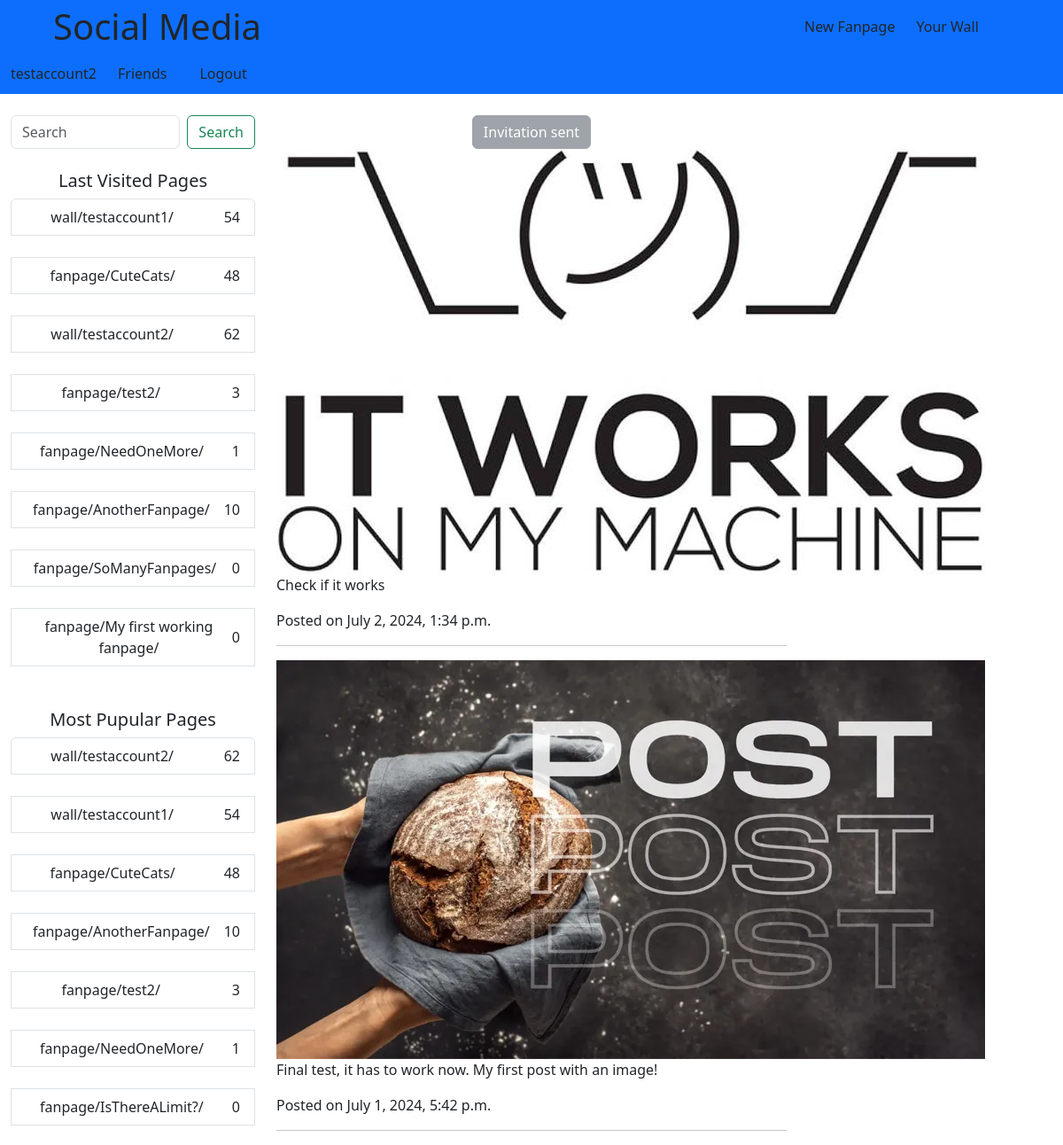
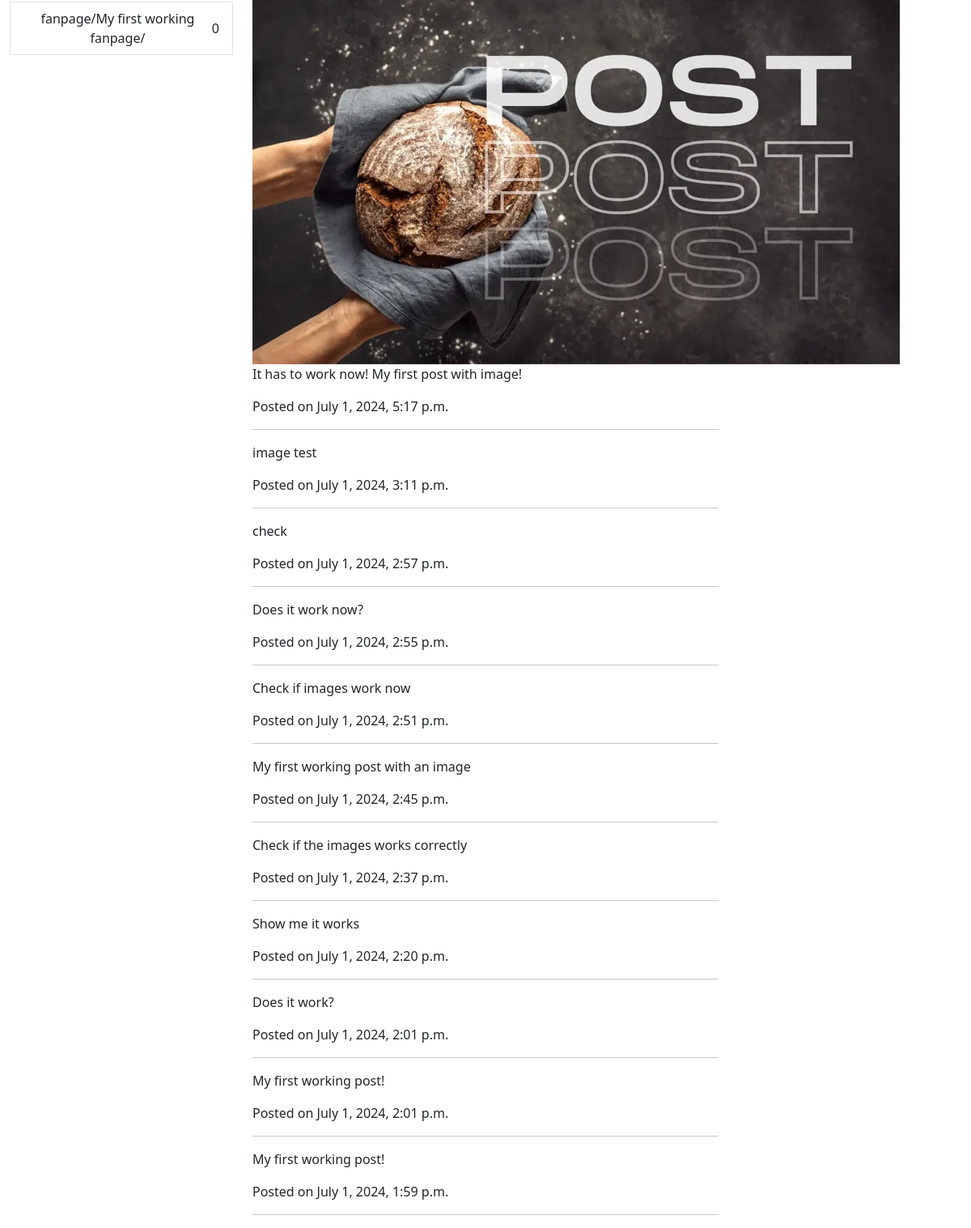
Page /wall/testaccount1/ (signed in) on the committed database (2 pictures, top to bottom).
### Sites/models.py (models this page shows, shortened)
class Post(models.Model):
    wall = models.ForeignKey(UserWall, on_delete=models.CASCADE, related_name="posts", null=True, blank=True)
    fanpage = models.ForeignKey(Fanpage, on_delete=models.CASCADE, related_name="posts", null=True, blank=True)
    content = models.TextField()
    created_at = models.DateTimeField(auto_now_add=True)
    image = models.FileField(upload_to="post_images", blank=True)

### Sites/views.py (the view)
# urls.py: path("wall/<str:username>/", views.UserWall_view, name="userwall"),
def UserWall_view(request, username):
    user = get_object_or_404(User, username=username)
    if user.is_authenticated:
        user.wall.views += 1
        user.wall.save()
        last_visited, _ = LastVisited.objects.get_or_create(user=request.user)
        last_visited.update_last_visited(f"wall/{user.username}/")
        visited_with_counts = get_visited_with_counts(request.user)
        posts = user.wall.posts.all().order_by("-created_at")
        friends = Friendship.get_friends(request.user)
        sent_invitations = Friendship.get_sent_invitations(request.user)
        received_invitations = Friendship.get_received_invitations(request.user)
        return render(request, "Sites/userwall.html", {"user":user, "posts":posts, "last_visited":visited_with_counts, "request":request, "friends":friends, "sent_invitations":sent_invitations, "received_invitations":received_invitations})
    else:
        return redirect("login")

### Sites/context_processors.py (called while the page is built)
def most_popular_pages(request):
    walls = UserWall.objects.annotate(
        url = Concat(Value("wall/"), F("user__username"), Value("/"), output_field=CharField())
        ).values("views", "url")
    fanpages = Fanpage.objects.annotate(
        url = Concat(Value("fanpage/"), F("fanpage_name"), Value("/"), output_field=CharField())
    )
    most_popular = walls.union(fanpages).order_by("-views")[:8]
    return {"most_popular" : most_popular}

### Sites/models.py (called while the page is built)
    def update_last_visited(self, url):
        if url in self.last_visited:
            self.last_visited.remove(url)
        self.last_visited.insert(0, url)
        if len(self.last_visited) > 8:
            self.last_visited.pop()
        self.save()

    @classmethod
    def get_friends(self, user):
        friendships = self.objects.filter(Q(sender=user, status=self.ACCEPTED) | Q(receiver=user, status=self.ACCEPTED))
        friends = []
        for friendship in friendships.order_by("-last_action"):
            friends.append(friendship.sender if friendship.receiver==user else friendship.receiver)
        return friends

    @classmethod
    def get_sent_invitations(self, user):
        friendships = self.objects.filter(sender=user, status=self.PENDING)
        sent_invitations = []
        for invitation in friendships.order_by("-last_action"):
            sent_invitations.append(invitation.receiver)
        return sent_invitations

    @classmethod
    def get_received_invitations(self, user):
        friendships = self.objects.filter(receiver=user, status=self.PENDING)
        received_invitations = []
        for invitation in friendships.order_by("-last_action"):
            received_invitations.append(invitation.sender)
        return received_invitations

### Sites/views.py (called while the page is built)
def get_visited_with_counts(user):
    last_visited, _ = LastVisited.objects.get_or_create(user=user)
    visited_with_counts = []
    for url in last_visited.last_visited:
        if url.startswith("wall/"):
            username = url.split("/")[1]
            wall = get_object_or_404(UserWall, user__username=username)
            visited_with_counts.append({"url":url, "views":wall.views})
        elif url.startswith("fanpage/"):
            fanpage_name = url.split("/")[1]
            fanpage = get_object_or_404(Fanpage, fanpage_name=fanpage_name)
            visited_with_counts.append({"url":url, "views":fanpage.views})
    return visited_with_counts

### Sites/templates/Sites/userwall.html (shortened to what this page needs)
{% extends "base.html" %} {% block content %}
<br />
<div class="text-center">
  {% if user == request.user %}
  <a
    href="{% url 'create_wall_post' username=request.user.username %}"
    class="text-decoration-none text-dark">
    Create New Post
  </a>
  {% elif user in sent_invitations %}
  <button class="btn btn-secondary" disabled>Invitation sent</button>
  {% endif %}
</div>
{% for post in posts %} {% if post.image %}
<img src="{{ post.image.url }}" alt="Post Imagae" />
{% endif %}
<p>{{ post.content }}</p>
<p>Posted on {{ post.created_at }}</p>
<hr />
{% endfor %} {% endblock %}

### templates/base.html (shortened to what this page needs)
<!DOCTYPE html>
<html lang="en">
  <head>
    <link
      href="https://cdn.jsdelivr.net/npm/bootstrap@5.3.2/dist/css/bootstrap.min.css"
      rel="stylesheet"
 />
  </head>
  <body>
    <div class="container-fluid bg-primary m-0">
      <div class="row align-items-center">
        <div class="col-8 fs-1 mx-5 mb-1">Social Media</div>
        {% if user.is_authenticated %}
        <div class="col-auto mb-1"><a href="{% url 'create_fanpage' %}" class="text-decoration-none text-dark">New Fanpage</a></div>
        <div class="col-auto mb-1"><a href="{% url 'userwall' username=request.user.username %}" class="text-decoration-none text-dark">Your Wall</a></div>
        <div class="col-auto mb-1"><a href="{% url 'user_details' %}" class="text-decoration-none text-dark">{{ request.user.username }}</a></div>
        <div class="col-auto mb-1"><a href="{% url 'friends_details' %}" class="text-decoration-none text-dark">Friends</a></div>
        <div class="col-auto mb-1">
          <form action="{% url 'logout' %}" method="post">
            <button type="submit" class="btn btn-link text-decoration-none text-dark">Logout</button>
          </form>
        </div>
        {% endif %}
      </div>
    </div>
    <div class="container-fluid">
      <div class="row">
        <div class="col-3">
          {% if user.is_authenticated %}
          <br>
          <form class="d-flex mb-4" role="search" method="GET" action="{% url 'search' %}">
            <input class="form-control me-2" type="search" placeholder="Search" aria-label="Search" name="query">
            <button class="btn btn-outline-success" type="submit">Search</button>
          </form>
          <div class="text-center"><h5>Last Visited Pages</h5>
            <div class="list-group">
              {% for item in last_visited %}
              {% with item.url|urlencode as encoded_url %}
              {% with "http://127.0.0.1:8000/"|add:encoded_url as absolute_url %}
              <a href="{{ absolute_url }}" class="list-group-item list-group-item-action d-flex justify-content-between align-items-center">
                <span class="mx-auto">{{ item.url }}</span>
                <span class="text-right text-sm align-self-center" style="margin-left: auto">{{item.views}}</span></a>
              <br>
              {% endwith %}
              {% endwith %}
              {% endfor %}
            </div>
          </div>
          <br>
          <div class="text-center"><h5>Most Pupular Pages</h5>
            <div class="list-group">
              {% for page in most_popular %}
              {% with page.url|urlencode as encoded_url %}
              {% with "http://127.0.0.1:8000/"|add:encoded_url as absolute_url %}
              <a href="{{ absolute_url }}" class="list-group-item list-group-item-action d-flex justify-content-between align-items-center">
                <span class="mx-auto">{{ page.url }}</span>
                <span class="text-right text-sm align-self-center" style="margin-left: auto">{{page.views}}</span></a>
              <br>
              {% endwith %}
              {% endwith %}
              {% endfor %}
            </div>
          </div>
        {% endif %}
        </div>
        <div class="col-6">
            {% block content %}{% endblock %}
        </div>
        <div class="col-3"></div>
      </div>
    </div>
  </body>
</html>

### rows in the picture
Post: image (picture), content "Check if it works", created_at "July 2, 2024, 1:34 p.m."
Post: image (picture), content "Final test, it has to work now. My first post with an image!", created_at "July 1, 2024, 5:42 p.m."
Post: image (picture), content "It has to work now! My first post with image!", created_at "July 1, 2024, 5:17 p.m."
Post: content "image test", created_at "July 1, 2024, 3:11 p.m."
Post: content "check", created_at "July 1, 2024, 2:57 p.m."
Post: content "Does it work now?", created_at "July 1, 2024, 2:55 p.m."
Post: content "Check if images work now", created_at "July 1, 2024, 2:51 p.m."
Post: content "My first working post with an image", created_at "July 1, 2024, 2:45 p.m."
Post: content "Check if the images works correctly", created_at "July 1, 2024, 2:37 p.m."
Post: content "Show me it works", created_at "July 1, 2024, 2:20 p.m."
Post: content "Does it work?", created_at "July 1, 2024, 2:01 p.m."
Post: content "My first working post!", created_at "July 1, 2024, 2:01 p.m."
Post: content "My first working post!", created_at "July 1, 2024, 1:59 p.m."

### other values in the picture
{{ request.user.username }} "testaccount2"
{{ item.url }} "wall/testaccount1/" "fanpage/CuteCats/" "wall/testaccount2/" "fanpage/test2/" "fanpage/NeedOneMore/" "fanpage/AnotherFanpage/" "fanpage/SoManyFanpages/" "fanpage/My first working fanpage/"
{{ item.views }} "54" "48" "62" "3" "1" "10" "0" "0"
{{ page.url }} "wall/testaccount2/" "wall/testaccount1/" "fanpage/CuteCats/" "fanpage/AnotherFanpage/" "fanpage/test2/" "fanpage/NeedOneMore/" "fanpage/IsThereALimit?/" "fanpage/My first working fanpage/"
{{ page.views }} "62" "54" "48" "10" "3" "1" "0" "0"
